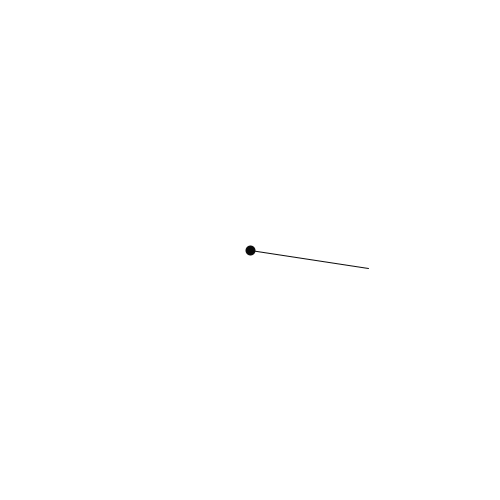
Frame 1 (no input)
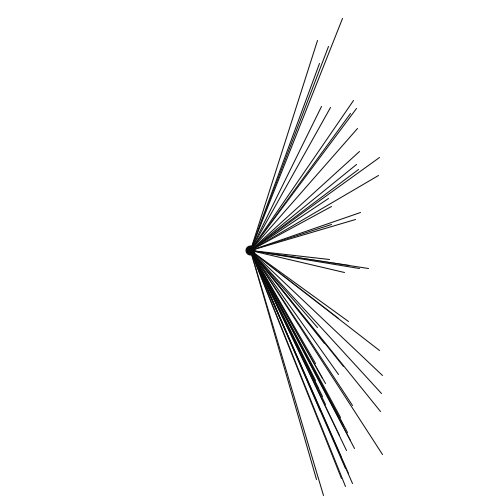
Frame 60 (the mouse pressed at the canvas centre just before this capture)
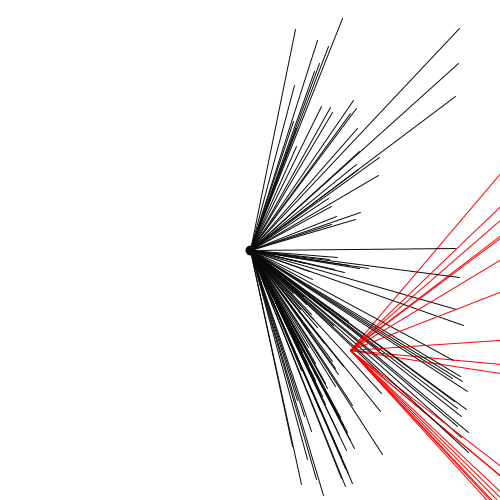
Frame 120 (the mouse held since frame 60 and released just before this capture)

The Processing sketch that drew these frames (run headless with seeded random() and noise(); from frame 60 on, the mouse is pressed at the canvas centre):

// Processing sketch: processing_115605
// ── processing_115605.pde

/*
Lines around a point
*/


// Counter for draw repetitions
int counter= 0;
// Starting point coordinates
int x1 = 250;
int y1 = 250;

void setup() {
  size(500, 500);
  background(255);
  stroke(10);
  strokeWeight(10);
  // Draw center point
  point(x1, y1);
  // Set strokeweight for draw()
  strokeWeight(1);
}

void draw() {
  // Increase randomness
  randomSeed(millis());
  stroke(10);
  // Each draw() draws a line with starting point x1,y1
  // and random end point
  line(x1, y1, random(0, 500), random(0, 500));
  // After 100 repeats of draw
  if (counter>100) {
    // Start the same thing as before from another point
    // Move the reference point
    translate(100, 100);
    // Same center point, but for new reference point
    point(x1, y1);
    // Increase randomness
    randomSeed(millis());
    // Line with red color
    stroke(255, 0, 0);
    // Same logic with previous lines
    line(x1, y1, random(0, 500), random(0, 500));
  }
  // Increase counter
  counter++;
}
